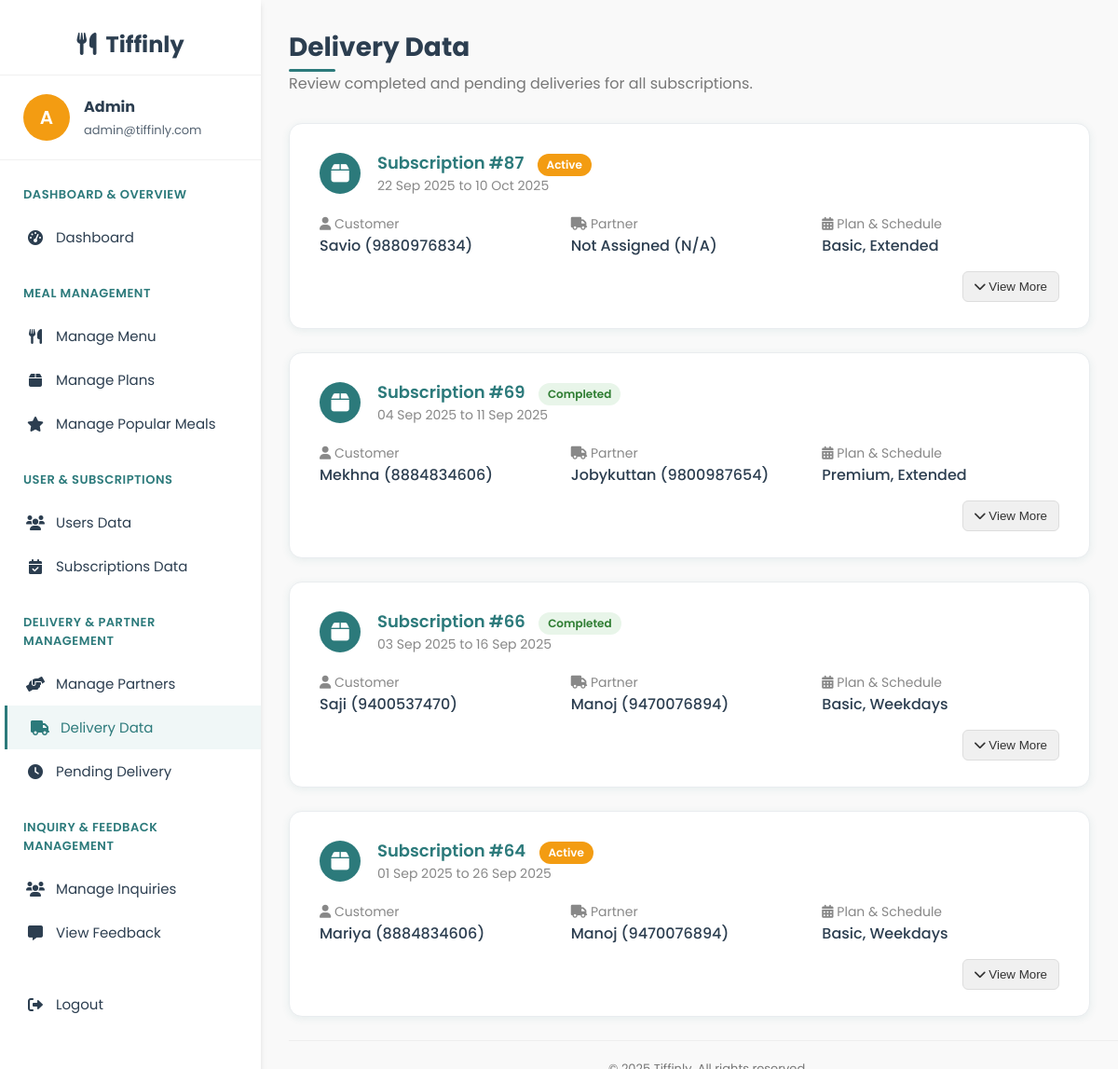
Screenshot of /admin/manage_delivery.php (signed in) with the database file from the repository.
### tables this page shows
CREATE TABLE `subscriptions` (
  `subscription_id` int(11) NOT NULL,
  `user_id` int(11) DEFAULT NULL,
  `plan_id` int(11) DEFAULT NULL,
  `dietary_preference` varchar(20) DEFAULT NULL,
  `start_date` date NOT NULL,
  `end_date` date NOT NULL,
  `schedule` enum('Weekdays','Extended','Full Week') NOT NULL,
  `delivery_time` time NOT NULL,
  `total_price` decimal(10,2) NOT NULL,
  `payment_status` enum('paid','unpaid','failed') DEFAULT 'unpaid',
  `status` enum('active','pending','cancelled','expired','completed') NOT NULL DEFAULT 'pending',
  `created_at` timestamp NOT NULL DEFAULT current_timestamp()
);

CREATE TABLE `users` (
  `user_id` int(11) NOT NULL,
  `name` varchar(100) NOT NULL,
  `email` varchar(100) NOT NULL,
  `password` varchar(255) NOT NULL,
  `phone` varchar(15) DEFAULT NULL,
  `role` enum('user','admin','delivery') DEFAULT 'user',
  `created_at` timestamp NOT NULL DEFAULT current_timestamp(),
  `security_question` varchar(255) NOT NULL,
  `security_answer` varchar(255) NOT NULL
);

CREATE TABLE `meal_plans` (
  `plan_id` int(11) NOT NULL,
  `plan_name` varchar(50) NOT NULL,
  `description` text DEFAULT NULL,
  `plan_type` enum('basic','premium') NOT NULL,
  `is_active` tinyint(1) DEFAULT 1,
  `base_price` decimal(8,2) NOT NULL
);

### admin/manage_delivery.php (the view, shortened to what this page needs)
<?php
require_once('../config/db_connect.php');
$admin_name = $_SESSION['name'];
$admin_email = $_SESSION['email'];
$history_sql = "
    SELECT
    s.subscription_id, s.start_date, s.end_date, s.schedule, s.plan_id, s.dietary_preference, s.status,
        u.name as user_name, u.phone, u.user_id,
        p.name as partner_name,
        p.phone as partner_phone,
        mp.plan_name,
        da.assignment_id,
        da.status as delivery_status,
    da.meal_type,
    m.meal_name,
        da.delivery_date,
        da.assigned_at,
        dp.time_slot,
        a.address_type
    FROM subscriptions s
    JOIN users u ON s.user_id = u.user_id
    JOIN meal_plans mp ON s.plan_id = mp.plan_id
    LEFT JOIN delivery_assignments da ON s.subscription_id = da.subscription_id
    LEFT JOIN meals m ON da.meal_id = m.meal_id
    LEFT JOIN users p ON da.partner_id = p.user_id
    LEFT JOIN delivery_preferences dp ON s.user_id = dp.user_id AND LOWER(da.meal_type) = LOWER(dp.meal_type)
    LEFT JOIN addresses a ON dp.address_id = a.address_id
    WHERE s.status IN ('active', 'completed')
    ORDER BY s.subscription_id DESC, da.delivery_date DESC, FIELD(da.meal_type, 'Breakfast', 'Lunch', 'Dinner')
";
$history_res = $conn->query($history_sql);
$history = [];
while ($row = $history_res->fetch_assoc()) {
    $sid = $row['subscription_id'];
    if (!isset($history[$sid])) {
        $history[$sid] = [
            'details' => array_merge($row, ['status' => $row['status'] ?? ($row['delivery_status'] ?? '')]),
            'items_by_date' => []
        ];
    }
    if ($row['assignment_id']) {
        $date = $row['delivery_date'] ?? 'Unknown Date';
        if (!isset($history[$sid]['items_by_date'][$date])) {
            $history[$sid]['items_by_date'][$date] = [];
        }
        $history[$sid]['items_by_date'][$date][] = $row;
    }
}
?>
<!DOCTYPE html>
<html lang="en">
<head>
    <link rel="stylesheet" href="https://cdnjs.cloudflare.com/ajax/libs/font-awesome/6.0.0-beta3/css/all.min.css">
</head>
<body>
<div class="dashboard-container">
    <div class="sidebar">
        <div class="sidebar-header"><i class="fas fa-utensils"></i>&nbsp; Tiffinly</div>
        <div class="admin-profile">
            <div class="admin-avatar"><?php echo strtoupper(substr($admin_name, 0, 1)); ?></div>
            <div class="admin-info">
                <h4><?php echo htmlspecialchars($admin_name); ?></h4>
                <p><?php echo htmlspecialchars($admin_email); ?></p>
            </div>
        </div>
        <div class="sidebar-menu">
            <div class="menu-category">Dashboard & Overview</div>
            <a href="admin_dashboard.php" class="menu-item"><i class="fas fa-tachometer-alt"></i> Dashboard</a>
            <div class="menu-category">Meal Management</div>
            <a href="manage_menu.php" class="menu-item"><i class="fas fa-utensils"></i> Manage Menu</a>
            <a href="manage_plans.php" class="menu-item"><i class="fas fa-box"></i> Manage Plans</a>
            <a href="manage_popular_meals.php" class="menu-item"><i class="fas fa-star"></i> Manage Popular Meals</a>
            <div class="menu-category">User & Subscriptions</div>
            <a href="manage_users.php" class="menu-item"><i class="fas fa-users"></i> Users Data</a>
            <a href="manage_subscriptions.php" class="menu-item"><i class="fas fa-calendar-check"></i> Subscriptions Data</a>
            <div class="menu-category">Delivery & Partner Management</div>
            <a href="manage_partners.php" class="menu-item"><i class="fas fa-hands-helping"></i> Manage Partners</a>
            <a href="manage_delivery.php" class="menu-item active"><i class="fas fa-truck"></i>  Delivery Data</a>
            <a href="pending_delivery.php" class="menu-item"><i class="fas fa-clock"></i> Pending Delivery</a>
            <div class="menu-category">Inquiry & Feedback Management</div>
            <a href="manage_inquiries.php" class="menu-item"><i class="fas fa-users"></i> Manage Inquiries</a>
            <a href="view_feedback.php" class="menu-item"><i class="fas fa-comment-alt"></i> View Feedback</a>
            <div style="margin-top: 30px;"><a href="../logout.php" class="menu-item"><i class="fas fa-sign-out-alt"></i> Logout</a></div>
        </div>
    </div>
    <div class="main-content">
        <div class="content-wrapper">
            <div class="header">
                <div>
                    <h1> Delivery Data</h1>
                    <p>Review completed and pending deliveries for all subscriptions.</p>
                </div>
            </div>
            <?php if (empty($history)): ?>
                <div class="delivery-card" style="text-align:center;color:#888;">
                    <i class="fas fa-box-open"></i> No active subscriptions found.
                </div>
            <?php else: ?>
                <?php foreach ($history as $sub_id => $data): ?>
                    <div class="delivery-card">
                        <div class="card-header">
                            <div class="icon"><i class="fas fa-box"></i></div>
                            <div>
                                <div class="title">Subscription #<?php echo (int)$sub_id; ?>
                                    <?php
                                    $sub_status = $data['details']['status'] ?? '';
                                    if ($sub_status === 'active') {
                                        echo '<span class="badge active" style="margin-left:10px;">Active</span>';
                                    } elseif ($sub_status === 'completed') {
                                        echo '<span class="badge completed" style="margin-left:10px;">Completed</span>';
                                    }
                                    ?>
                                </div>
                                <div style="font-size: 14px; color: #888;">
                                    <?php echo date('d M Y', strtotime($data['details']['start_date'])); ?> to <?php echo date('d M Y', strtotime($data['details']['end_date'])); ?>
                                </div>
                            </div>
                        </div>
                        <div class="info-grid">
                            <div class="info-item">
                                <div class="label"><i class="fas fa-user"></i> Customer</div>
                                <div class="value"><?php echo htmlspecialchars($data['details']['user_name']); ?> (<?php echo htmlspecialchars($data['details']['phone']); ?>)</div>
                            </div>
                            <div class="info-item">
                                <div class="label"><i class="fas fa-truck"></i> Partner</div>
                                <div class="value"><?php echo htmlspecialchars($data['details']['partner_name'] ?? 'Not Assigned'); ?> (<?php echo htmlspecialchars($data['details']['partner_phone'] ?? 'N/A'); ?>)</div>
                            </div>
                            <div class="info-item">
                                <div class="label"><i class="fas fa-calendar-alt"></i> Plan & Schedule</div>
                                <div class="value"><?php echo htmlspecialchars($data['details']['plan_name']); ?>, <?php echo htmlspecialchars($data['details']['schedule']); ?></div>
                            </div>
                        </div>
                        <div class="card-footer">
                            <button class="date-button toggle-details" data-target="details-<?php echo (int)$sub_id; ?>">
                                <i class="fas fa-chevron-down"></i> View More
                            </button>
                        </div>
                    </div>
                <?php endforeach; ?>
            <?php endif; ?>
            <footer>
            </footer>
        </div>
    </div>
</div>
</body>
</html>

### admin/manage_delivery.php (style rules this page uses)
:root { --primary-color: #2C7A7B; --secondary-color: #F39C12; --dark-color: #2C3E50; --light-color: #F9F9F9; --light-gray: #e9ecef; --border-radius: 10px; --shadow-sm: 0 1px 3px rgba(0,0,0,0.12); --shadow-md: 0 4px 6px rgba(0,0,0,0.1); --shadow-lg: 0 10px 25px rgba(0,0,0,0.1); }
body { font-family: 'Poppins', sans-serif; margin: 0; padding: 0; background-color: var(--light-color); color: var(--dark-color); }
.dashboard-container { display: grid; grid-template-columns: 280px 1fr; min-height: 100vh; height: 100vh; overflow: hidden; }
.sidebar { background-color: #fff; box-shadow: var(--shadow-md); padding: 30px 0; height: 100vh; overflow-y: auto; position: sticky; top: 0; }
.sidebar-header { font-weight: 700; font-size: 24px; padding: 0 25px 15px; border-bottom: 1px solid #f0f0f0; text-align: center; color: #2C3E50; }
.admin-profile { display: flex; align-items: center; padding: 20px 25px; border-bottom: 1px solid #f0f0f0; margin-bottom: 15px; }
.admin-avatar { width: 50px; height: 50px; border-radius: 50%; background-color: #F39C12; display: flex; align-items: center; justify-content: center; margin-right: 15px; font-size: 20px; font-weight: 600; color: white; }
.admin-info h4 { margin: 0; font-size: 16px; }
.admin-info p { margin: 3px 0 0; font-size: 13px; opacity: 0.8; }
.menu-category { color: var(--primary-color); font-size: 13px; font-weight: 600; text-transform: uppercase; letter-spacing: 0.5px; padding: 12px 25px; margin-top: 15px; }
.menu-item { padding: 12px 25px; display: flex; align-items: center; color: var(--dark-color); text-decoration: none; transition: all .2s; font-size: 15px; border-left: 3px solid transparent; }
.menu-item i { margin-right: 12px; font-size: 16px; width: 20px; text-align: center; }
.menu-item:hover, .menu-item.active { background-color: #F0F7F7; color: var(--primary-color); border-left: 3px solid var(--primary-color); transform: translateX(5px); }
.main-content { padding: 30px; background-color: var(--light-color); min-height: 100vh; overflow-y: auto; display: flex; flex-direction: column; }
.content-wrapper { flex: 1; display: flex; flex-direction: column; }
.header { display: flex; justify-content: space-between; align-items: center; margin-bottom: 30px; }
.header h1 { font-size: 28px; margin: 0; position: relative; display: inline-block; }
.header h1:after { content: ''; position: absolute; bottom: -5px; left: 0; width: 50px; height: 3px; background-color: var(--primary-color); border-radius: 3px; transition: width .3s ease; }
.header p { margin: 5px 0 0; color: #777; font-size: 16px; }
.delivery-card { background: #fff; border-radius: 14px; box-shadow: 0 2px 8px rgba(44,122,123,0.09); padding: 28px 32px; margin-bottom: 25px; border: 1.5px solid var(--light-gray); }
.card-header { display: flex; align-items: center; gap: 18px; margin-bottom: 20px; }
.card-header .icon { font-size: 22px; width: 44px; height: 44px; background: #2C7A7B; color: #fff; border-radius: 50%; display: flex; align-items: center; justify-content: center; }
.card-header .title { font-size: 18px; font-weight: 600; color: var(--primary-color); }
.info-grid { display: grid; grid-template-columns: repeat(auto-fit, minmax(250px, 1fr)); gap: 15px; margin-bottom: 10px; }
.info-item .label { color: #888; font-size: 14px; }
.info-item .value { font-weight: 500; }
.badge { display: inline-block; padding: 3px 10px; border-radius: 999px; font-size: 12px; font-weight: 600; }
.badge.active { background: #F39C12; color: #fff; }
.badge.completed { background: #e8f5e9; color: #2e7d32; }
.date-button { background: #f0f0f0; border: 1px solid #ddd; color: #333; padding: 8px 12px; border-radius: 6px; cursor: pointer; transition: all 0.3s ease; }
.card-footer { display: flex; justify-content: flex-end; margin-top: 15px; }
footer { text-align: center; padding: 20px; margin-top: auto; color: #777; font-size: 13px; border-top: 1px solid #eee; width: 100%; }

### rows the page displays
subscriptions: sub_id "87", status "Active", start_date "22 Sep 2025", end_date "10 Oct 2025", user.name "Savio", user.phone "9880976834", partner_name "Not Assigned", partner_phone "N/A", plan.plan_name "Basic", schedule "Extended"
subscriptions: sub_id "69", status "Completed", start_date "04 Sep 2025", end_date "11 Sep 2025", user.name "Mekhna", user.phone "8884834606", users.name "Jobykuttan", users.phone "9800987654", plan.plan_name "Premium", schedule "Extended"
subscriptions: sub_id "66", status "Completed", start_date "03 Sep 2025", end_date "16 Sep 2025", user.name "Saji", user.phone "9400537470", users.name "Manoj", users.phone "9470076894", plan.plan_name "Basic", schedule "Weekdays"
subscriptions: sub_id "64", status "Active", start_date "01 Sep 2025", end_date "26 Sep 2025", user.name "Mariya", user.phone "8884834606", users.name "Manoj", users.phone "9470076894", plan.plan_name "Basic", schedule "Weekdays"

### other values shown
substr($admin_name, 0, 1) "A"
$admin_name "Admin"
$admin_email "admin@tiffinly.com"
